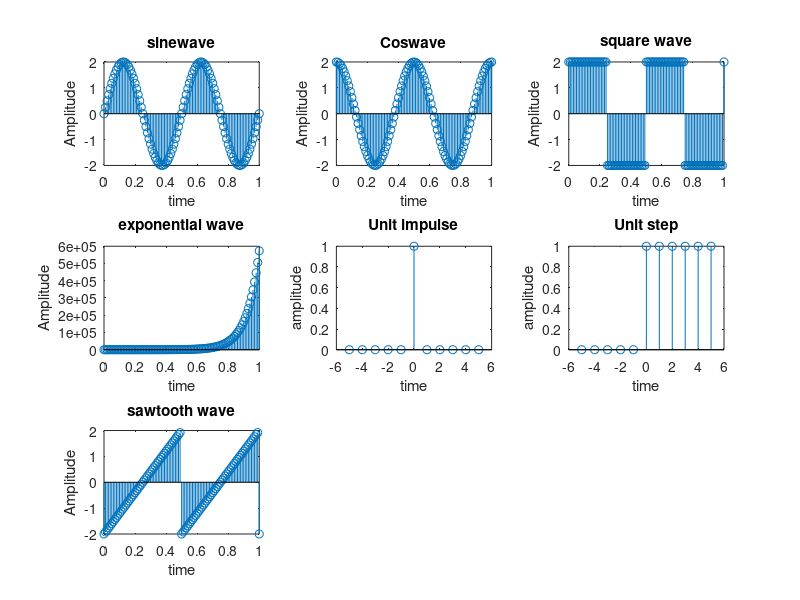

MATLAB code to generate this figure:
% sine wave 
t=0:0.01:1;
a=2; b=a*sin(2*pi*2*t); 
subplot(3,3,1); 
stem(t,b); 
xlabel('time'); 
ylabel('Amplitude'); 
title('sinewave');

% Cosine wave 
t=0:0.01:1;
a=2; b=a*cos(2*pi*2*t); 
subplot(3,3,2); 
stem(t,b); 
xlabel('time'); 
ylabel('Amplitude'); 
title ('Coswave');

% Square wave 
t=0:0.01:1;
a=2; b=a*square(2*pi*2*t); 
subplot(3,3,3); 
stem(t,b); 
xlabel('time'); 
ylabel('Amplitude'); 
title('square wave');

% Exponential waveform 
t=0:0.01:1;
a=2;
b=a*exp(2*pi*2*t); subplot(3,3,4);
stem(t,b);
xlabel('time'); ylabel('Amplitude');
title ('exponential wave'); 

% unit impulse 
n=-5:5;
a = [zeros(1,5),ones(1,1),zeros(1,5)]; 
subplot(3,3,5);
stem(n,a);
xlabel ('time');
ylabel ('amplitude');
title('Unit impulse'); 

% unit step signal 
n=-5:5;
a = [zeros(1,5),ones(1,6)]; 
subplot(3,3,6);
stem(n,a);
xlabel ('time');
ylabel ('amplitude'); 
title('Unit step'); 

%sawtooth 
t=0:0.01:1;
a=2; b=a*sawtooth(2*pi*2*t); 
subplot(3,3,7); 
stem(t,b); 
xlabel('time'); 
ylabel('Amplitude'); 
title ('sawtooth wave');